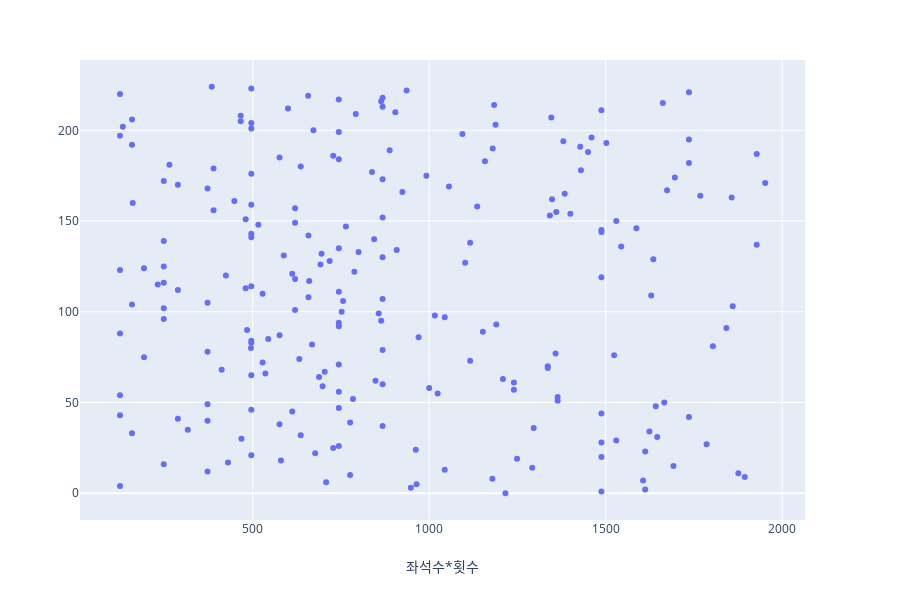

Source (notebook cell):
### Code cell
by_film_prime_2000 = by_film_prime[by_film_prime['좌석수*횟수']<=2000]

fig = px.scatter(by_film_prime_2000, x="좌석수*횟수")
fig.show()

### Figure 1 — Plotly figure (JSON) as saved in the notebook; plotly's stock layout.template omitted (floating-point values rounded to 4 significant figures; data arrays with more than 128 entries replaced by an {"elided": "..."} marker saying what was removed)
{"data": [{"hoverlabel": {"namelength": 0}, "hovertemplate": "좌석수*횟수=%{x}", "legendgroup": "", "marker": {"color": "#636efa", "symbol": "circle"}, "mode": "markers", "name": "", "showlegend": false, "type": "scatter", "x": {"elided": "225 int values"}, "xaxis": "x", "yaxis": "y"}], "layout": {"height": 600, "legend": {"tracegroupgap": 0}, "margin": {"t": 60}, "xaxis": {"anchor": "y", "domain": [0, 0.98], "title": {"text": "좌석수*횟수"}}, "yaxis": {"anchor": "x", "domain": [0, 1]}}}
